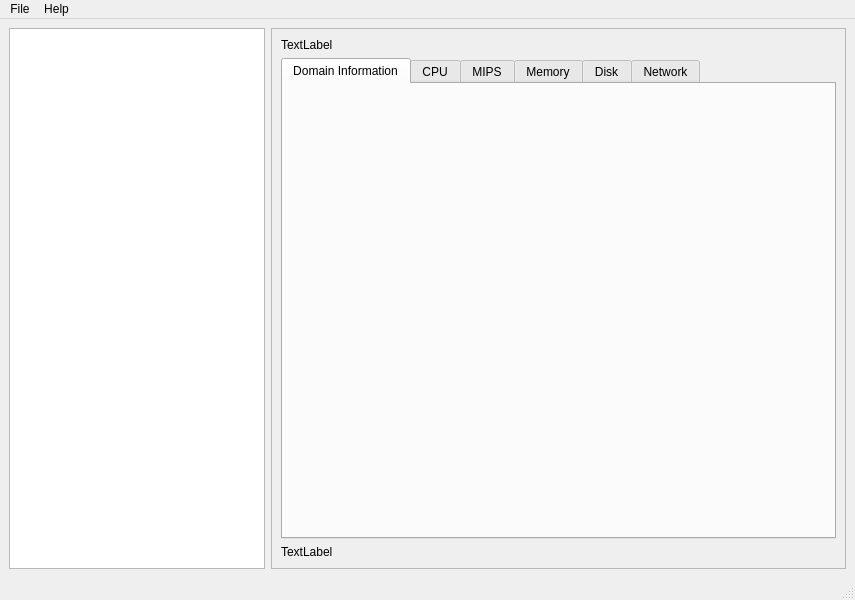
<?xml version="1.0" encoding="UTF-8"?>
<ui version="4.0">
 <class>MainWindow</class>
 <widget class="QMainWindow" name="MainWindow">
  <property name="geometry">
   <rect>
    <x>0</x>
    <y>0</y>
    <width>855</width>
    <height>600</height>
   </rect>
  </property>
  <property name="windowTitle">
   <string>ProjectVirt - Domains Monitor</string>
  </property>
  <widget class="QWidget" name="centralwidget">
   <layout class="QHBoxLayout" name="horizontalLayout">
    <item>
     <widget class="QListView" name="listView">
      <property name="sizePolicy">
       <sizepolicy hsizetype="Maximum" vsizetype="Expanding">
        <horstretch>0</horstretch>
        <verstretch>0</verstretch>
       </sizepolicy>
      </property>
     </widget>
    </item>
    <item>
     <widget class="QScrollArea" name="scrollArea">
      <property name="widgetResizable">
       <bool>true</bool>
      </property>
      <widget class="QWidget" name="scrollAreaWidgetContents">
       <property name="geometry">
        <rect>
         <x>0</x>
         <y>0</y>
         <width>568</width>
         <height>525</height>
        </rect>
       </property>
       <layout class="QVBoxLayout" name="verticalLayout">
        <item>
         <widget class="QLabel" name="label">
          <property name="text">
           <string>TextLabel</string>
          </property>
         </widget>
        </item>
        <item>
         <widget class="QTabWidget" name="tabWidget">
          <property name="tabPosition">
           <enum>QTabWidget::North</enum>
          </property>
          <property name="currentIndex">
           <number>0</number>
          </property>
          <property name="tabsClosable">
           <bool>false</bool>
          </property>
          <widget class="QWidget" name="tab_info">
           <attribute name="title">
            <string>Domain Information</string>
           </attribute>
          </widget>
          <widget class="QWidget" name="tab_cpu">
           <attribute name="title">
            <string>CPU</string>
           </attribute>
          </widget>
          <widget class="QWidget" name="tab_mips">
           <attribute name="title">
            <string>MIPS</string>
           </attribute>
          </widget>
          <widget class="QWidget" name="tab_mem">
           <attribute name="title">
            <string>Memory</string>
           </attribute>
          </widget>
          <widget class="QWidget" name="tab_disk">
           <attribute name="title">
            <string>Disk</string>
           </attribute>
          </widget>
          <widget class="QWidget" name="tab_temp">
           <attribute name="title">
            <string>Network</string>
           </attribute>
          </widget>
         </widget>
        </item>
        <item>
         <widget class="QLabel" name="label_2">
          <property name="text">
           <string>TextLabel</string>
          </property>
         </widget>
        </item>
       </layout>
      </widget>
     </widget>
    </item>
   </layout>
  </widget>
  <widget class="QMenuBar" name="menubar">
   <property name="geometry">
    <rect>
     <x>0</x>
     <y>0</y>
     <width>855</width>
     <height>26</height>
    </rect>
   </property>
   <widget class="QMenu" name="menuFile">
    <property name="title">
     <string>File</string>
    </property>
    <addaction name="actionExit"/>
   </widget>
   <widget class="QMenu" name="menuHelp">
    <property name="title">
     <string>Help</string>
    </property>
    <addaction name="actionOpen_GitHub"/>
    <addaction name="actionAbout"/>
   </widget>
   <addaction name="menuFile"/>
   <addaction name="menuHelp"/>
  </widget>
  <widget class="QStatusBar" name="statusbar"/>
  <action name="actionExit">
   <property name="text">
    <string>Exit</string>
   </property>
  </action>
  <action name="actionOpen_GitHub">
   <property name="text">
    <string>Open GitHub</string>
   </property>
  </action>
  <action name="actionAbout">
   <property name="text">
    <string>About...</string>
   </property>
  </action>
 </widget>
 <resources/>
 <connections/>
</ui>
